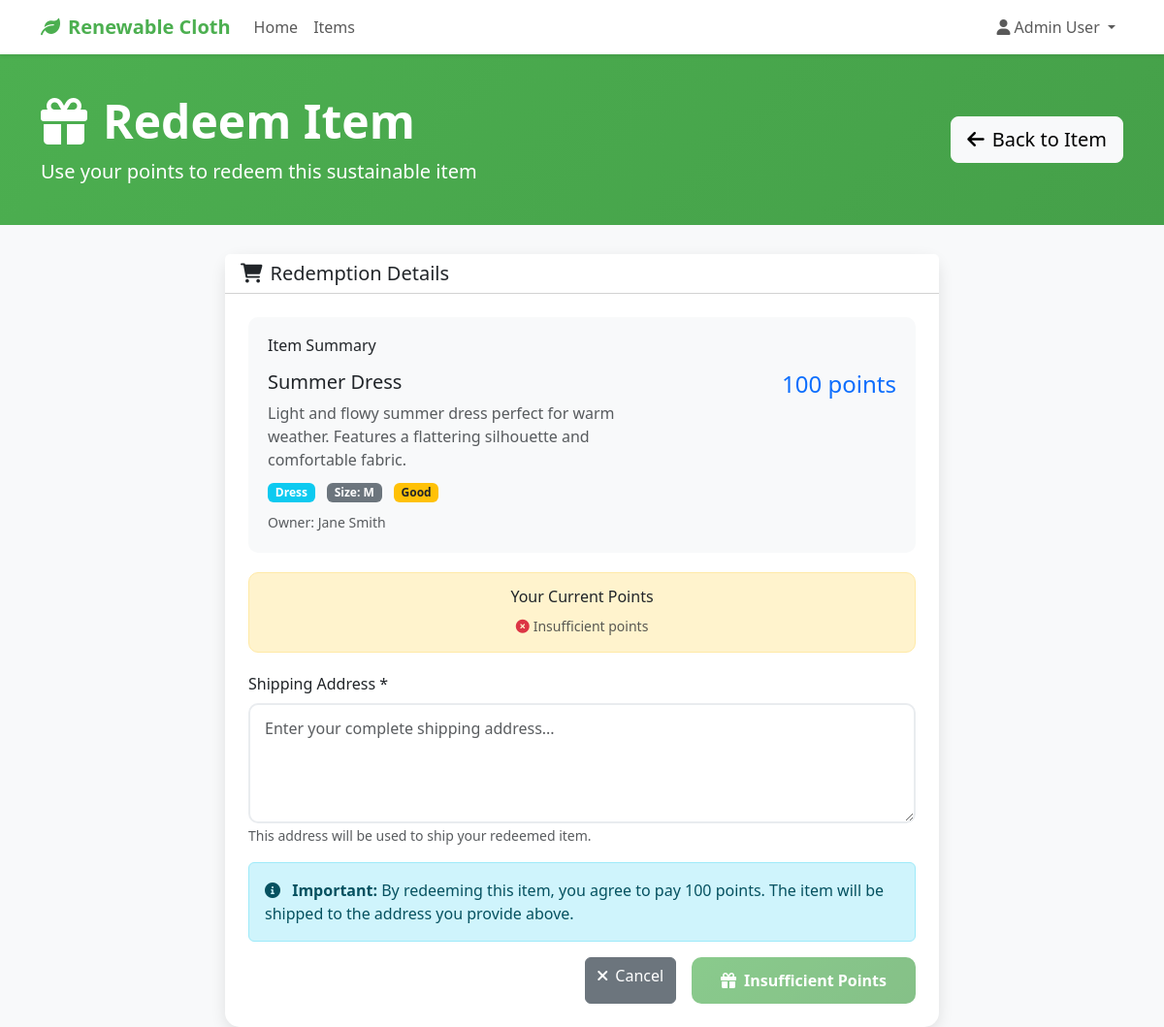
Screenshot of /items/redeem_item.php?id=bc6f229a-5efa-11f0-9a48-88a4c2aaf9aa (signed in) with the database file from the repository.
### tables this page shows
CREATE TABLE `items` (
  `item_id` char(36) NOT NULL,
  `owner_id` char(36) NOT NULL,
  `title` varchar(255) NOT NULL,
  `description` text DEFAULT NULL,
  `category` enum('Shirt','Pants','Jacket','Dress','Shoes','Accessories','Other') NOT NULL,
  `size` enum('XS','S','M','L','XL','XXL','One Size') NOT NULL,
  `condition` enum('New','Like New','Good','Fair','Used') NOT NULL,
  `tags` longtext DEFAULT NULL CHECK (json_valid(`tags`)),
  `images` longtext DEFAULT NULL CHECK (json_valid(`images`)),
  `status` enum('Pending','Available','Swapped','Redeemed') DEFAULT 'Pending',
  `point_value` int(11) DEFAULT 0,
  `created_at` timestamp NOT NULL DEFAULT current_timestamp(),
  `updated_at` timestamp NOT NULL DEFAULT current_timestamp() ON UPDATE current_timestamp()
);

CREATE TABLE `users` (
  `user_id` char(36) NOT NULL,
  `name` varchar(100) NOT NULL,
  `email` varchar(255) NOT NULL,
  `password_hash` varchar(255) NOT NULL,
  `points` int(11) DEFAULT 0,
  `role` enum('user','admin') DEFAULT 'user',
  `status` enum('Pending','Approved','Rejected') DEFAULT 'Pending',
  `created_at` timestamp NOT NULL DEFAULT current_timestamp(),
  `updated_at` timestamp NOT NULL DEFAULT current_timestamp() ON UPDATE current_timestamp()
);

### auth/session.php (called while the page is built, shortened)
<?php
function isLoggedIn() {
    return isset($_SESSION['user_id']);
}
function getCurrentUser() {
    if (isLoggedIn()) {
        return [
            'id' => $_SESSION['user_id'],
            'name' => $_SESSION['user_name'],
            'email' => $_SESSION['user_email']
        ];
    }
    return null;
}
?>

### items/redeem_item.php (the view, shortened to what this page needs)
<?php
require_once '../auth/session.php';
require_once '../auth/database.php';
$user = getCurrentUser();
$item_id = isset($_GET['id']) ? $_GET['id'] : '';
$host = "localhost";
$dbname = "renewable_cloth";
$username = "root";
$password = "";
try {
    $pdo = new PDO("mysql:host=$host;dbname=$dbname", $username, $password);
    $pdo->setAttribute(PDO::ATTR_ERRMODE, PDO::ERRMODE_EXCEPTION);
} catch(PDOException $e) {
    die("Connection failed: " . $e->getMessage());
}
$sql = "SELECT i.*, u.name as owner_name FROM items i JOIN users u ON i.owner_id = u.user_id WHERE i.item_id = ?";
$stmt = $pdo->prepare($sql);
$stmt->execute([$item_id]);
$item = $stmt->fetch();
$success_message = "";
?>
<!DOCTYPE html>
<html lang="en">
<head>
    <link href="https://cdn.jsdelivr.net/npm/bootstrap@5.3.0/dist/css/bootstrap.min.css" rel="stylesheet">
    <link href="https://cdnjs.cloudflare.com/ajax/libs/font-awesome/6.0.0/css/all.min.css" rel="stylesheet">
</head>
<body>
    <nav class="navbar navbar-expand-lg navbar-light bg-white shadow-sm">
        <div class="container">
            <a class="navbar-brand" href="../index.php">
                <i class="fas fa-leaf me-2"></i>Renewable Cloth
            </a>
            <div class="collapse navbar-collapse" id="navbarNav">
                <ul class="navbar-nav me-auto">
                    <li class="nav-item">
                        <a class="nav-link" href="../index.php">Home</a>
                    </li>
                    <li class="nav-item">
                        <a class="nav-link" href="index.php">Items</a>
                    </li>
                </ul>
                <div class="navbar-nav">
                    <?php if ($user): ?>
                        <div class="nav-item dropdown">
                            <a class="nav-link dropdown-toggle" href="#" id="navbarDropdown" role="button" data-bs-toggle="dropdown">
                                <i class="fas fa-user me-1"></i><?php echo htmlspecialchars($user['name']); ?>
                            </a>
                        </div>
                    <?php endif; ?>
                </div>
            </div>
        </div>
    </nav>
    <div class="page-header">
        <div class="container">
            <div class="row align-items-center">
                <div class="col-md-8">
                    <h1 class="display-5 fw-bold mb-2">
                        <i class="fas fa-gift me-3"></i>Redeem Item
                    </h1>
                    <p class="lead mb-0">Use your points to redeem this sustainable item</p>
                </div>
                <div class="col-md-4 text-md-end">
                    <a href="view_item.php?id=<?php echo $item['item_id']; ?>" class="btn btn-light btn-lg">
                        <i class="fas fa-arrow-left me-2"></i>Back to Item
                    </a>
                </div>
            </div>
        </div>
    </div>
    <div class="container">
        <div class="row justify-content-center">
            <div class="col-lg-8">
                <div class="card">
                    <div class="card-header bg-white">
                        <h5 class="mb-0">
                            <i class="fas fa-shopping-cart me-2"></i>Redemption Details
                        </h5>
                    </div>
                    <div class="card-body p-4">
                        <?php if (!empty($success_message)): ?>
                            <div class="alert alert-success alert-dismissible fade show" role="alert">
                                <i class="fas fa-check-circle me-2"></i><?php echo $success_message; ?>
                                <button type="button" class="btn-close" data-bs-dismiss="alert"></button>
                            </div>
                            <div class="text-center">
                                <a href="index.php" class="btn btn-primary">
                                    <i class="fas fa-home me-2"></i>Back to Items
                                </a>
                            </div>
                        <?php else: ?>
                            <div class="item-summary">
                                <h6 class="mb-3">Item Summary</h6>
                                <div class="row">
                                    <div class="col-md-8">
                                        <h5><?php echo htmlspecialchars($item['title']); ?></h5>
                                        <p class="text-muted mb-2"><?php echo htmlspecialchars($item['description']); ?></p>
                                        <div class="mb-2">
                                            <span class="badge bg-info me-2"><?php echo htmlspecialchars($item['category']); ?></span>
                                            <span class="badge bg-secondary me-2">Size: <?php echo htmlspecialchars($item['size']); ?></span>
                                            <span class="badge bg-warning text-dark"><?php echo htmlspecialchars($item['condition']); ?></span>
                                        </div>
                                        <small class="text-muted">Owner: <?php echo htmlspecialchars($item['owner_name']); ?></small>
                                    </div>
                                    <div class="col-md-4 text-md-end">
                                        <div class="h4 text-primary"><?php echo $item['point_value']; ?> points</div>
                                    </div>
                                </div>
                            </div>
                            <div class="points-display">
                                <h6 class="mb-2">Your Current Points</h6>
                                <small class="text-muted">
                                    <?php if ($user['points'] >= $item['point_value']): ?>
                                        <i class="fas fa-check-circle text-success me-1"></i>Sufficient points available
                                    <?php else: ?>
                                        <i class="fas fa-times-circle text-danger me-1"></i>Insufficient points
                                    <?php endif; ?>
                                </small>
                            </div>
                            <form method="POST" action="">
                                <div class="mb-3">
                                    <label for="shipping_address" class="form-label">Shipping Address *</label>
                                    <textarea class="form-control" id="shipping_address" name="shipping_address" rows="4"
                                              placeholder="Enter your complete shipping address..." required><?php echo isset($_POST['shipping_address']) ? htmlspecialchars($_POST['shipping_address']) : ''; ?></textarea>
                                    <small class="text-muted">This address will be used to ship your redeemed item.</small>
                                </div>
                                <div class="alert alert-info">
                                    <i class="fas fa-info-circle me-2"></i>
                                    <strong>Important:</strong> By redeeming this item, you agree to pay <?php echo $item['point_value']; ?> points.
                                    The item will be shipped to the address you provide above.
                                </div>
                                <div class="d-grid gap-2 d-md-flex justify-content-md-end">
                                    <a href="view_item.php?id=<?php echo $item['item_id']; ?>" class="btn btn-secondary me-md-2">
                                        <i class="fas fa-times me-2"></i>Cancel
                                    </a>
                                    <?php if ($user['points'] >= $item['point_value']): ?>
                                        <button type="submit" class="btn btn-primary">
                                            <i class="fas fa-gift me-2"></i>Confirm Redemption
                                        </button>
                                    <?php else: ?>
                                        <button type="submit" class="btn btn-primary" disabled>
                                            <i class="fas fa-gift me-2"></i>Insufficient Points
                                        </button>
                                    <?php endif; ?>
                                </div>
                            </form>
                        <?php endif; ?>
                    </div>
                </div>
            </div>
        </div>
    </div>
</body>
</html>

### items/redeem_item.php (style rules this page uses)
:root { --primary-color: #4CAF50; --secondary-color: #45a049; --accent-color: #8BC34A; }
body { font-family: 'Segoe UI', Tahoma, Geneva, Verdana, sans-serif; background-color: #f8f9fa; }
.navbar-brand { font-weight: 700; color: var(--primary-color) !important; }
.page-header { background: linear-gradient(135deg, var(--primary-color) 0%, var(--secondary-color) 100%); color: white; padding: 40px 0; margin-bottom: 30px; }
.card { border: none; border-radius: 15px; box-shadow: 0 5px 15px rgba(0, 0, 0, 0.1); }
.form-control { border-radius: 10px; border: 2px solid #e9ecef; padding: 12px 15px; transition: all 0.3s ease; }
.btn-primary { background: linear-gradient(135deg, var(--primary-color) 0%, var(--secondary-color) 100%); border: none; border-radius: 10px; padding: 12px 30px; font-weight: 600; transition: all 0.3s ease; }
.item-summary { background: #f8f9fa; border-radius: 10px; padding: 20px; margin-bottom: 20px; }
.points-display { background: #fff3cd; border: 1px solid #ffeaa7; border-radius: 10px; padding: 15px; text-align: center; margin-bottom: 20px; }

### rows the page displays
items: title "Summer Dress", description "Light and flowy summer dress perfect for warm weather. Features a flattering silhouette and comfortable fabric.", category "Dress", size "M", condition "Good", owner.name "Jane Smith", point_value "100"

### other values shown
$user['name'] "Admin User"
